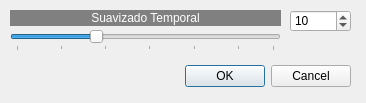
<?xml version="1.0" encoding="UTF-8"?>
<ui version="4.0">
 <class>suavizadoTemporal</class>
 <widget class="QDialog" name="suavizadoTemporal">
  <property name="geometry">
   <rect>
    <x>0</x>
    <y>0</y>
    <width>366</width>
    <height>103</height>
   </rect>
  </property>
  <property name="windowTitle">
   <string>Suavizado temporal</string>
  </property>
  <widget class="QDialogButtonBox" name="buttonBox">
   <property name="geometry">
    <rect>
     <x>10</x>
     <y>60</y>
     <width>341</width>
     <height>32</height>
    </rect>
   </property>
   <property name="orientation">
    <enum>Qt::Horizontal</enum>
   </property>
   <property name="standardButtons">
    <set>QDialogButtonBox::Cancel|QDialogButtonBox::Ok</set>
   </property>
  </widget>
  <widget class="QSlider" name="horizontalSlider">
   <property name="geometry">
    <rect>
     <x>10</x>
     <y>30</y>
     <width>271</width>
     <height>21</height>
    </rect>
   </property>
   <property name="minimum">
    <number>1</number>
   </property>
   <property name="maximum">
    <number>30</number>
   </property>
   <property name="value">
    <number>10</number>
   </property>
   <property name="orientation">
    <enum>Qt::Horizontal</enum>
   </property>
   <property name="tickPosition">
    <enum>QSlider::TicksBelow</enum>
   </property>
   <property name="tickInterval">
    <number>5</number>
   </property>
  </widget>
  <widget class="QSpinBox" name="spinBox">
   <property name="geometry">
    <rect>
     <x>290</x>
     <y>10</y>
     <width>61</width>
     <height>22</height>
    </rect>
   </property>
   <property name="minimum">
    <number>1</number>
   </property>
   <property name="maximum">
    <number>30</number>
   </property>
   <property name="value">
    <number>10</number>
   </property>
  </widget>
  <widget class="QLabel" name="label">
   <property name="geometry">
    <rect>
     <x>10</x>
     <y>10</y>
     <width>271</width>
     <height>16</height>
    </rect>
   </property>
   <property name="styleSheet">
    <string notr="true">background-color: rgb(128, 128, 128);
color: rgb(255, 255, 255);</string>
   </property>
   <property name="text">
    <string>Suavizado Temporal</string>
   </property>
   <property name="alignment">
    <set>Qt::AlignCenter</set>
   </property>
  </widget>
 </widget>
 <resources/>
 <connections>
  <connection>
   <sender>buttonBox</sender>
   <signal>accepted()</signal>
   <receiver>suavizadoTemporal</receiver>
   <slot>accept()</slot>
   <hints>
    <hint type="sourcelabel">
     <x>248</x>
     <y>254</y>
    </hint>
    <hint type="destinationlabel">
     <x>157</x>
     <y>274</y>
    </hint>
   </hints>
  </connection>
  <connection>
   <sender>buttonBox</sender>
   <signal>rejected()</signal>
   <receiver>suavizadoTemporal</receiver>
   <slot>reject()</slot>
   <hints>
    <hint type="sourcelabel">
     <x>316</x>
     <y>260</y>
    </hint>
    <hint type="destinationlabel">
     <x>286</x>
     <y>274</y>
    </hint>
   </hints>
  </connection>
 </connections>
</ui>
